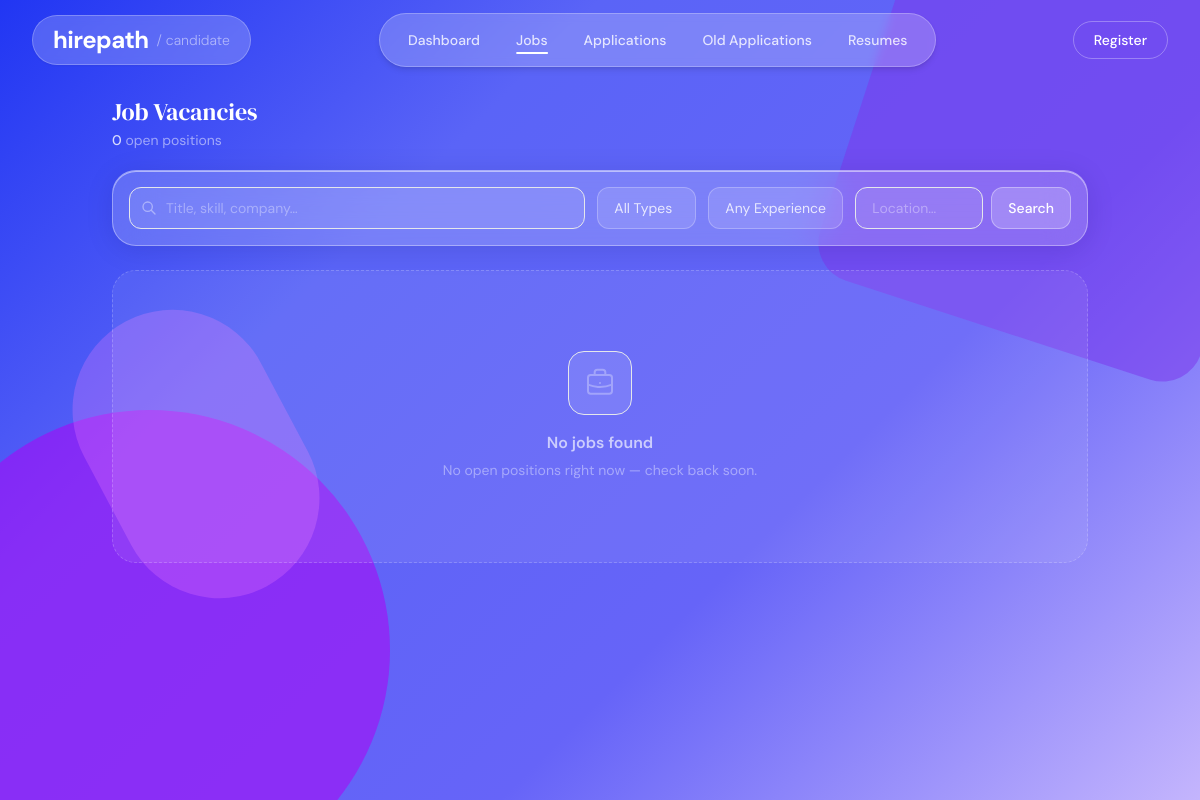
The app's page /jobs/, older data.
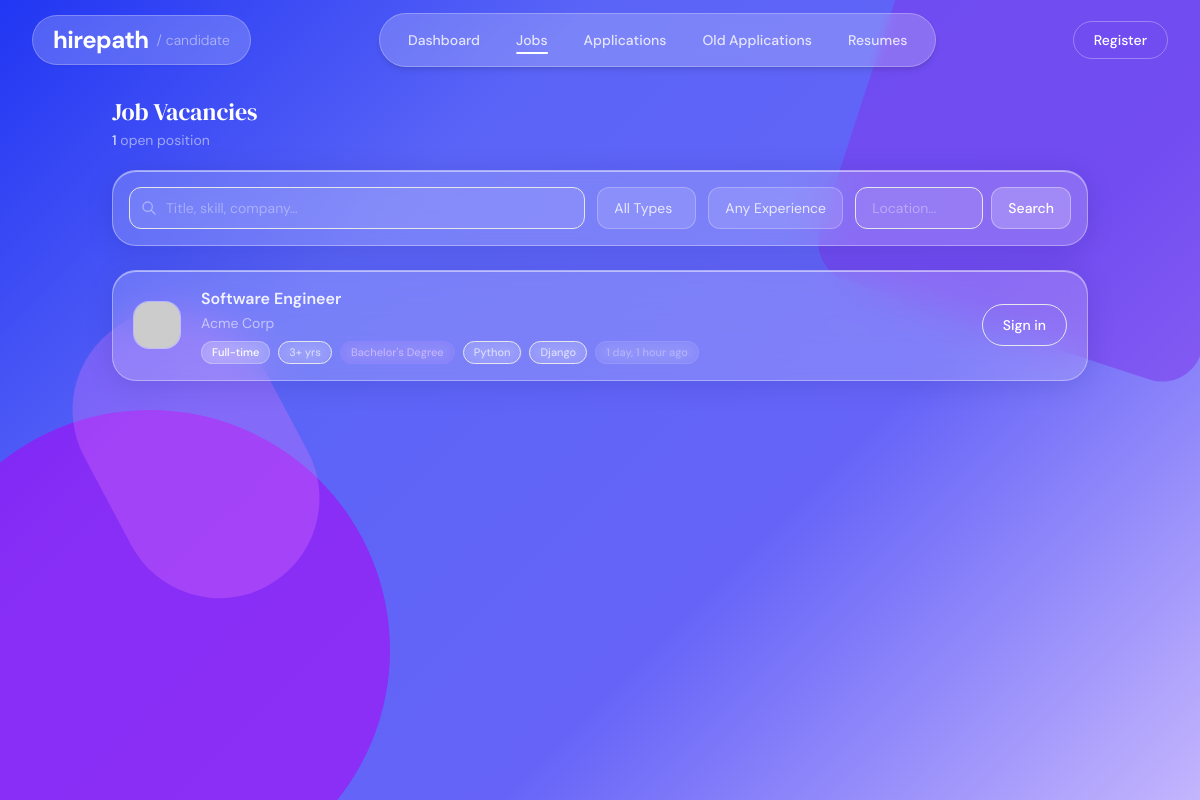
The same page, newer data.
### jobs/models.py (models this page shows, shortened)
class Job(models.Model):
    class JobType(models.TextChoices):
        FULL_TIME  = "full_time",  "Full-time"
        PART_TIME  = "part_time",  "Part-time"
        CONTRACT   = "contract",   "Contract"
        INTERNSHIP = "internship", "Internship"
        REMOTE     = "remote",     "Remote"
        HYBRID     = "hybrid",     "Hybrid"
    class Status(models.TextChoices):
        OPEN   = "open",   "Open"
        CLOSED = "closed", "Closed"
        DRAFT  = "draft",  "Draft"
    class QualificationLevel(models.TextChoices):
        ANY      = "",         "Any / Not specified"
        DIPLOMA  = "diploma",  "Diploma"
        BACHELOR = "bachelor", "Bachelor's Degree"
        MASTER   = "master",   "Master's Degree"
        PHD      = "phd",      "PhD / Doctorate"
    company          = models.ForeignKey(
                         CompanyProfile,
                         on_delete=models.CASCADE,
                         related_name="jobs"
                       )
    title            = models.CharField(max_length=255)
    description      = models.TextField()
    requirements     = models.TextField(blank=True, help_text="Detailed role requirements")
    responsibilities = models.TextField(blank=True, help_text="Key responsibilities")
    experience_required    = models.IntegerField(
                               default=0,
                               help_text="Minimum years of experience required"
                             )
    qualification_required = models.CharField(
                               max_length=20,
                               choices=QualificationLevel.choices,
                               default=QualificationLevel.ANY,
                               blank=True,
                               help_text="Minimum qualification level required"
                             )
    open_positions   = models.PositiveIntegerField(
                         default=1,
                         help_text="Number of open positions for this role"
                       )
    skills           = models.ManyToManyField(Skill, blank=True)
    location         = models.CharField(max_length=255, blank=True)
    job_type         = models.CharField(
                         max_length=20,
                         choices=JobType.choices,
                         default=JobType.FULL_TIME
                       )
    salary_min       = models.PositiveIntegerField(null=True, blank=True)
    salary_max       = models.PositiveIntegerField(null=True, blank=True)
    salary_currency  = models.CharField(max_length=10, default="NPR")
    status           = models.CharField(
                         max_length=10,
                         choices=Status.choices,
                         default=Status.OPEN
                       )
    deadline         = models.DateField(null=True, blank=True)
    created_at       = models.DateTimeField(auto_now_add=True)
    updated_at       = models.DateTimeField(auto_now=True)
    results_published    = models.BooleanField(default=False)
    shortlist_email_sent = models.BooleanField(default=False)
    class Meta:
        ordering = ["-created_at"]

class Skill(models.Model):
    name = models.CharField(max_length=100, unique=True)

### accounts/models.py (models this page shows, shortened)
class CompanyProfile(models.Model):
    user         = models.OneToOneField(User, on_delete=models.CASCADE)
    phone           = models.CharField(max_length=20, blank=True)
    company_name = models.CharField(max_length=255)
    description  = models.TextField()
    website      = models.URLField(blank=True, null=True)
    location     = models.CharField(max_length=255, blank=True, null=True)
    logo         = models.ImageField(upload_to='company_logos/', blank=True, null=True)

### jobs/views.py (the view, shortened to what this page needs)
# urls.py: path("",                              views.job_list,           name="job_list"),
def job_list(request):
    jobs = (
        Job.objects
        .filter(status=Job.Status.OPEN)
        .select_related("company")
        .prefetch_related("skills")
    )
    filter_form = JobFilterForm(request.GET or None)
    has_resumes = False
    candidate   = _get_candidate(request)
    if candidate:
        has_resumes = candidate.resumes.exists()
    return render(request, "jobs/job_list.html", {
        "jobs":        jobs,
        "filter_form": filter_form,
        "total":       jobs.count(),
        "has_resumes": has_resumes,
    })

### jobs/forms.py
class JobFilterForm(forms.Form):
    q = forms.CharField(
        required=False,
        label="Search",
        widget=forms.TextInput(attrs={"placeholder": "Job title, company, or skill..."})
    )
    job_type = forms.ChoiceField(
        required=False,
        choices=[("", "All Types")] + list(Job.JobType.choices)
    )
    experience = forms.ChoiceField(
        required=False,
        choices=[
            ("", "Any Experience"),
            ("0", "Fresher (0 yrs)"),
            ("1", "1+ years"),
            ("3", "3+ years"),
            ("5", "5+ years"),
        ]
    )
    location = forms.CharField(
        required=False,
        widget=forms.TextInput(attrs={"placeholder": "Location..."})
    )

### jobs/context_processors.py (called while the page is built, shortened)
def to_shortlist_count(request):
    if not request.user.is_authenticated:
        return {}

### jobs/views.py (called while the page is built)
def _get_candidate(request):
    if not request.user.is_authenticated:
        return None
    return CandidateProfile.objects.filter(user=request.user).first()

### templates/jobs/job_list.html (shortened to what the changed rows need)
{% extends "candidate_base.html" %}
{% block main_content %}
<main class="max-w-5xl mx-auto px-4 md:px-6 pt-[12vh] pb-12 relative z-10">
  <div class="flex items-center justify-between mb-5">
    <div>
      <h1 class="font-serif-display text-2xl text-white">Job Vacancies</h1>
      <p class="text-sm text-white/50 mt-0.5">
        <span class="text-white/80 font-medium">{{ total }}</span> open position{{ total|pluralize }}
      </p>
    </div>
  </div>
  {% if jobs %}
  <div class="flex flex-col gap-3">
    {% for job in jobs %}
    <div class="job-card glass-card rounded-3xl px-5 py-4 flex items-center gap-5"
         onclick="window.location.href='{% url 'job_detail' job.id %}'">
      <div class="w-12 h-12 rounded-2xl bg-white/15 backdrop-blur-md border border-white/30 flex items-center justify-center shrink-0 overflow-hidden">
        {% if job.company.logo %}
          <img src="{{ job.company.logo.url }}" alt="{{ job.company.company_name }}" class="w-full h-full object-cover"/>
        {% else %}
          <img src="https://api.dicebear.com/7.x/initials/svg?seed={{ job.company.company_name|urlencode }}&backgroundColor=dbeafe&textColor=2563eb"
               alt="{{ job.company.company_name }}" class="w-full h-full object-cover"/>
        {% endif %}
      </div>
      <div class="flex-1 min-w-0">
        <a href="{% url 'job_detail' job.id %}"
           class="job-title text-base font-semibold text-white/90 hover:text-white transition-colors block truncate"
           onclick="event.stopPropagation()">
          {{ job.title }}
        </a>
        <p class="text-sm text-white/55 mt-0.5 truncate">
          {{ job.company.company_name }}{% if job.location %} · {{ job.location }}{% endif %}
        </p>
        <div class="flex items-center gap-2 mt-2 flex-wrap">
          <span class="job-tag bg-white/15 text-white border border-white/25">{{ job.get_job_type_display }}</span>
          {% if job.experience_required %}
          <span class="job-tag bg-white/10 text-white/60 border border-white/18">{{ job.experience_required }}+ yrs</span>
          {% endif %}
          {% if job.qualification_required %}
          <span class="job-tag bg-violet-500/15 text-violet-300 border border-violet-400/20">{{ job.get_qualification_required_display }}</span>
          {% endif %}
          {% for skill in job.skills.all|slice:":3" %}
          <span class="job-tag bg-white/10 text-white/65 border border-white/18">{{ skill.name }}</span>
          {% endfor %}
          <span class="job-tag bg-white/6 text-white/30 border border-white/10">{{ job.created_at|timesince }} ago</span>
        </div>
      </div>
      {% if request.user.is_authenticated %}
        {% if request.user.candidateprofile %}
          {% if has_resumes %}
          <a href="{% url 'apply_job' job.id %}"
             class="apply-btn bg-white/20 border border-white/35 text-white text-sm font-medium px-5 py-2.5 rounded-full shrink-0"
             onclick="event.stopPropagation()">
            Apply
          </a>
          {% else %}
          <a href="{% url 'resume_manager' %}"
             title="Upload a resume to apply"
             class="apply-btn-warn bg-amber-500/15 border border-amber-400/30 text-amber-300 text-sm font-medium px-4 py-2.5 rounded-full shrink-0 flex items-center gap-1.5"
             onclick="event.stopPropagation()">
            <svg class="w-3.5 h-3.5" fill="none" stroke="currentColor" viewBox="0 0 24 24">
              <path stroke-linecap="round" stroke-linejoin="round" stroke-width="2" d="M12 9v2m0 4h.01M21 12a9 9 0 11-18 0 9 9 0 0118 0z"/>
            </svg>
            Add Resume
          </a>
          {% endif %}
        {% elif request.user.companyprofile == job.company %}
        <a href="{% url 'edit_job' job.id %}"
           class="apply-btn bg-white/15 border border-white/28 text-white/70 text-sm font-medium px-5 py-2.5 rounded-full shrink-0"
           onclick="event.stopPropagation()">
          Edit
        </a>
        {% endif %}
      {% else %}
      <a href="{% url 'login' %}"
         class="apply-btn bg-white/18 border border-white/28 text-white text-sm font-medium px-5 py-2.5 rounded-full shrink-0"
         onclick="event.stopPropagation()">
        Sign in
      </a>
      {% endif %}
    </div>
    {% endfor %}
  </div>
  {% else %}
  <div class="empty-state rounded-3xl px-8 py-20 flex flex-col items-center gap-4 text-center mt-4">
    <div class="w-16 h-16 rounded-2xl bg-white/10 border border-white/18 flex items-center justify-center">
    </div>
    <div>
      <p class="text-white/65 font-semibold">No jobs found</p>
      <p class="text-white/40 text-sm mt-1 leading-relaxed">
        {% if filter_form.q.value or filter_form.job_type.value or filter_form.experience.value or filter_form.location.value %}
          Try adjusting your filters or
          <a href="{% url 'job_list' %}" class="text-violet-300 hover:text-white underline underline-offset-2 transition-colors">clear all filters</a>.
        {% else %}
          No open positions right now — check back soon.
        {% endif %}
      </p>
    </div>
  </div>
  {% endif %}
</main>
{% endblock %}

Row changes from the older to the newer data that the page shows:
added Job: title "Software Engineer", company.company_name "Acme Corp", job_type "Full-time", experience_required "3", qualification_required "Bachelor's Degree", created_at "1 day, 1 hour"
now on this page (row unchanged): Skill: name "Python"
now on this page (row unchanged): Skill: name "Django"
Text that changed along with them:
{{ total }}: "0" → "1"
text no longer shown: "No jobs found No open positions right now — check back soon."
